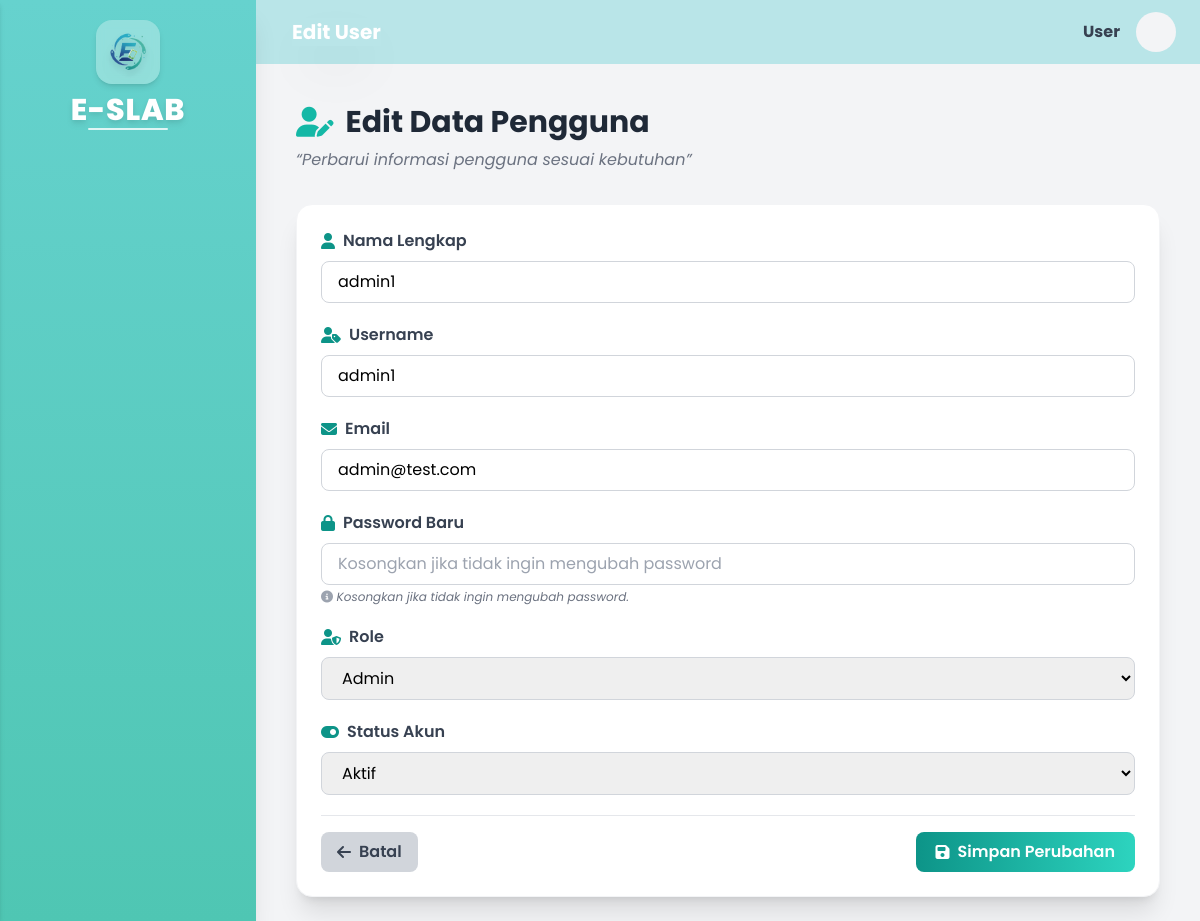
/admin/user_edit/3, run on the app's committed database.
### tables this page shows
CREATE TABLE `users` (
  `id_user` int(11) NOT NULL,
  `nama` varchar(100) NOT NULL,
  `username` varchar(50) NOT NULL,
  `email` varchar(100) DEFAULT NULL,
  `password` varchar(255) NOT NULL,
  `role` enum('user','admin','superadmin') NOT NULL DEFAULT 'user',
  `is_active` tinyint(1) NOT NULL DEFAULT 1,
  `created_at` timestamp NOT NULL DEFAULT current_timestamp(),
  `updated_at` timestamp NULL DEFAULT NULL ON UPDATE current_timestamp(),
  `status_approval` enum('pending','approved','rejected') DEFAULT 'approved',
  `requested_role` varchar(20) DEFAULT NULL
);

### application/controllers/admin/Admin.php (called while the page is built, shortened)
<?php
class Admin extends CI_Controller
{
    public function __construct()
    {
        $this->load->model('Peminjaman_model');
        $this->load->model('Notifikasi_model');
        $this->load->database();
        $this->load->helper('url');
    }
    public function user_edit($id = null)
    {
        $this->load->model('User_model');
        $data['user'] = $this->User_model->get_by_id($id);
        $data['title'] = 'Edit User';
        $user_name = $this->session->userdata('nama') ?? $this->session->userdata('username');
        $data['user_name'] = $user_name;
        $data['user_initial'] = strtoupper(substr($user_name, 0, 1));
        $this->load->view('layouts/header', $data);
        $this->load->view('layouts/sidebar', $data);
        $this->load->view('admin/manage_user/edit', $data);
        $this->load->view('layouts/footer');
    }
}

### index.php (called while the page is built, shortened)
<?php
require_once BASEPATH.'core/CodeIgniter.php';

### application/models/User_model.php (called while the page is built, shortened)
<?php
class User_model extends CI_Model
{
    protected $table = 'users';
    public function get_by_id($id_user)
    {
        return $this->db->get_where($this->table, ['id_user' => $id_user])->row();
    }
}

### application/views/admin/manage_user/edit.php (the view, shortened to what this page needs)
<div class="max-w-6xl px-4">
  <div class="text-left mb-8">
    <h2 class="text-3xl font-bold text-gray-800 flex justify-start items-center gap-3">
      <i class="fa-solid fa-user-pen text-teal-500"></i> Edit Data Pengguna
    </h2>
    <p class="text-gray-500 text-md italic mt-2">
      “Perbarui informasi pengguna sesuai kebutuhan”
    </p>
  </div>
  <form action="<?= site_url('admin/user_edit/'.$user->id_user) ?>" method="post"
        class="bg-white p-6 rounded-2xl shadow-xl border border-gray-100 space-y-5 transition-all duration-300 hover:shadow-2xl">
    <div>
      <label class="block text-gray-700 font-semibold mb-2 flex items-center gap-2">
        <i class="fa-solid fa-user text-teal-600"></i> Nama Lengkap
      </label>
      <input type="text" name="nama"
             value="<?= htmlspecialchars($user->nama) ?>"
             class="w-full px-4 py-2 border border-gray-300 rounded-lg focus:ring-2 focus:ring-teal-500 focus:outline-none"
             placeholder="Masukkan nama pengguna" required>
    </div>
    <div>
      <label class="block text-gray-700 font-semibold mb-2 flex items-center gap-2">
        <i class="fa-solid fa-user-tag text-teal-600"></i> Username
      </label>
      <input type="text" name="username"
             value="<?= htmlspecialchars($user->username) ?>"
             class="w-full px-4 py-2 border border-gray-300 rounded-lg focus:ring-2 focus:ring-teal-500 focus:outline-none"
             placeholder="Masukkan username" required>
    </div>
    <div>
      <label class="block text-gray-700 font-semibold mb-2 flex items-center gap-2">
        <i class="fa-solid fa-envelope text-teal-600"></i> Email
      </label>
      <input type="email" name="email"
             value="<?= htmlspecialchars($user->email) ?>"
             class="w-full px-4 py-2 border border-gray-300 rounded-lg focus:ring-2 focus:ring-teal-500 focus:outline-none"
             placeholder="Masukkan email pengguna" required>
    </div>
    <div>
      <label class="block text-gray-700 font-semibold mb-2 flex items-center gap-2">
        <i class="fa-solid fa-lock text-teal-600"></i> Password Baru
      </label>
      <input type="password" name="password"
             class="w-full px-4 py-2 border border-gray-300 rounded-lg focus:ring-2 focus:ring-teal-500 focus:outline-none"
             placeholder="Kosongkan jika tidak ingin mengubah password">
      <p class="text-xs text-gray-500 mt-1 italic">
        <i class="fa-solid fa-circle-info text-gray-400"></i> Kosongkan jika tidak ingin mengubah password.
      </p>
    </div>
    <div>
      <label class="block text-gray-700 font-semibold mb-2 flex items-center gap-2">
        <i class="fa-solid fa-user-shield text-teal-600"></i> Role
      </label>
      <select name="role"
              class="w-full px-4 py-2 border border-gray-300 rounded-lg focus:ring-2 focus:ring-teal-500 focus:outline-none">
        <option value="admin" <?= $user->role === 'admin' ? 'selected' : '' ?>>Admin</option>
      </select>
    </div>
    <div>
      <label class="block text-gray-700 font-semibold mb-2 flex items-center gap-2">
        <i class="fa-solid fa-toggle-on text-teal-600"></i> Status Akun
      </label>
      <select name="is_active"
              class="w-full px-4 py-2 border border-gray-300 rounded-lg focus:ring-2 focus:ring-teal-500 focus:outline-none">
        <option value="1" <?= $user->is_active ? 'selected' : '' ?>>Aktif</option>
      </select>
    </div>
    <div class="flex flex-wrap justify-between gap-3 pt-4 border-t mt-6">
      <a href="<?= site_url('admin/user') ?>"
         class="flex items-center gap-2 bg-gray-300 hover:scale-105 text-gray-700 font-semibold px-4 py-2 rounded-lg transition-all duration-200">
        <i class="fa-solid fa-arrow-left"></i> Batal
      </a>
      <button type="submit"
              class="flex items-center gap-2 bg-gradient-to-r from-teal-600 to-teal-400 hover:scale-105 text-white font-semibold px-5 py-2 rounded-lg transition-all duration-200">
        <i class="fa-solid fa-floppy-disk"></i> Simpan Perubahan
      </button>
    </div>
  </form>
</div>

### data on the page
users: nama "admin1", username "admin1", email "admin@test.com", role "Admin", is_active "Aktif"

### other printed values
$title "Edit User"
